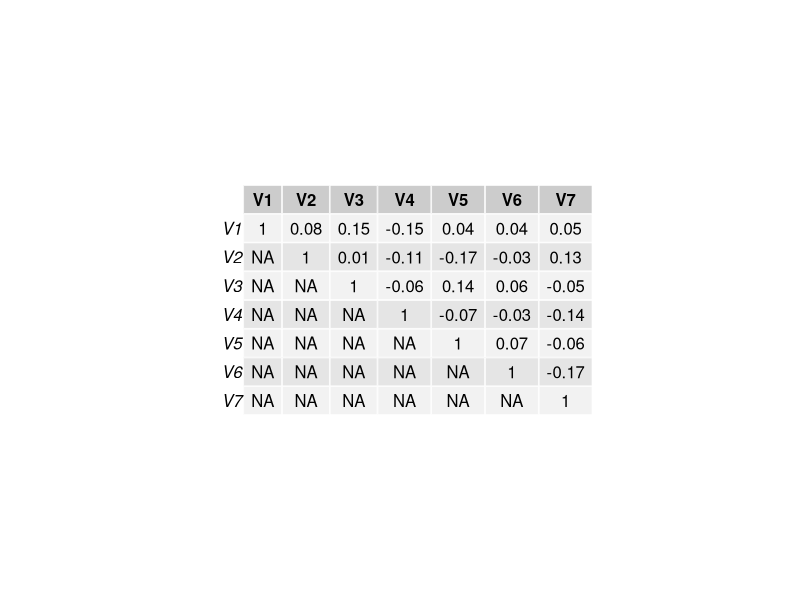

Recreate this plot in R.
#-------------------------------------------------------------------------
# Simulation Exercise 2 by DVM Bishop
# 20th March 2017; updated to include P-P plot 24 March 2018
# Simulating and saving a set of correlated variables
#-------------------------------------------------------------------------


#setwd('/Users/dorothybishop/Dropbox/BBSRC_STARS/Bishop')

# Remember! you will need to download these packages if they aren't already downloaded
library(MASS) #for mvrnorm function to make multivariate normal distributed vars
library(Hmisc) #for rcorr function: gives correlation matrix and p values
library(gridExtra) #for plotting output in a grid
library(grid) #https://cran.r-project.org/web/packages/gridExtra/vignettes/tableGrob.html


options(scipen=999) #disable scientific notation.

#-------------------------------------------------------------------------
# Specify parameters to create a correlation matrix
# We are going to simulate 7 variables (but you could change this number)
#-------------------------------------------------------------------------

nVar<-7 #number of simulated variables (arbitrary but useful for figure that will fit on screen)
myM<-0 # Mean score for all variables in the sample - we're using z scores for simplicity
myVar<-1 #Remember variance is SD^2. For z-scores, SD is 1, so variance is also 1
myN<-100 #set sample size per group (You can vary this to see the effect)
myCorr<-0 #correlation between variables
everyp<-vector() #initialise a vector to hold all the pvalues
# Rather than repeatedly running the script, we are going to make a 'for' loop
# This automatically runs the sections of script between { and } repeatedly mynSims times

mynSims <- 10 # Set number of simulated datasets
  # We'll start with simulating a single dataset, but then later update this number
sigpcounter=rep(0,mynSims) #initialising a vector that will count significant p values in each run
  
  # We're going to use the mvrnorm command which generates a multivariate normal distribution
  # It's similar to rnorm: you specify mean and variance for each variable
  # But you also need to specify how variables are intercorrelated
  # mvrnorm requires you to specify the covariance matrix
  # For simplicity, we'll work with zscores with mean 0 and SD 1
  # This means that the correlation and covariance are the same, and the variance and SD are the same
  
  myCov<-matrix(rep(myCorr,nVar*nVar),nrow=nVar) #rep(x,y) means generate y values of x
  # Look at myCov after running this line; you have 7 x 7 matrix with all entries equal to myCorr
  # Try just running a command like rep(3,9) - you get a vector
   # We need to turn the vector into a 2 x 2 matrix :the matrix command achieves that
  # 'Matrix' turns a vector into a nrow x ncol array: you need to specify n rows as above
  
  # We need to fix our matrix so that the diagonal values correspond to variance of each variable
  diag(myCov)<-rep(myVar,nVar) # now look at myCov again
  
  # NB for simplicity, we've made all intercorrelations the same, but you could hand craft your matrix
  # to have different correlations between different variables. 
  # Remembering that you can use square brackets to select particular rows and columns of an array,
  # how would you modify this matrix so that correlation between variables 1 and 2 was .1?
  # (Hint: not as simple as it looks: remember correlation matrix must be symmetric)
  
  #----------------------------------------------------------------------------------------
  for (i in 1:mynSims){ # 'for loop' command: runs loop mynSims times
    # Each time the code between { and } is run, the index, i, increases by one
    #N.B. if running code one line at a time, any line with { in it will 
    # not execute until a corresponding } has been found (or entered on console)
    
  #----------------------------------------------------------------------------------------
  # Generate a sample from a multivariate normal distribution with the specified correlation matrix
  #----------------------------------------------------------------------------------------
  
  mydata<-mvrnorm(n = myN, rep(myM,nVar), myCov)
  # You can look at mydata by clicking on its label in the Environment tab
  #----------------------------------------------------------------------------------------
  # Save your simulated data as tab-separated text
  #----------------------------------------------------------------------------------------
    write.table(mydata, "simulated_data.txt", sep="\t") 
  # The matrix you have created, mydata, is saved as a text file called 'simulated_data' 
  #  in your working directory
  # The final part of the command specifies it is saved as tab-separated text.
  # N.B. This command is included just so you can see how to save simulated data.
      # see http://www.statmethods.net/input/exportingdata.html
  # Once you understand how this works, it is a good idea to comment out the
  # write.table line because:
  # There's actually not much point in saving the data, except if you are unconfident in R
  # and are interested in analysing simulated data in another statistical package.
  # (You can import this saved file into SPSS or Excel).
  # But in general, it makes sense to analyse your simulated data in R.
  # Note too that the data is always saved with the same name, so each time you run through the loop
  # it overwrites the previous version.
  # Also, you would seldom be interested in a single run of a simulation: 
  # Rather, you would repeat the simulation many times to look at the pattern 
  # of results - but if you overwrite the saved data each time, 
  # you just slow up the simulation and eat up memory
  #----------------------------------------------------------------------------------------
  # Now look at actual correlation matrix for this sample
  #----------------------------------------------------------------------------------------
    myresult<-rcorr(mydata) #produces correlation matrix and then corresponding p values
  
  myr <-myresult$r # correlation matrix
  myp <- myresult$P # p-values matrix
  
  colnames(myr)<-paste(rep("V",ncol(myr)),c(1:ncol(myr)),sep="") 
  #this is a clever way to assign sequential column names, V1, V2, ....etc .
  rownames(myr)<-colnames(myr)
  #----------------------------------------------------------------------------------------
  # You can look at the correlations by just typing myr at the console.
  # Are the correlations the same as you specified in myCorr?
  # If not, why not?
  #----------------------------------------------------------------------------------------
  
  myr[lower.tri(myr)] <- NA # lower triangle is mirror image of upper, so we ignore by making values NA
  
  myrf<-round(myr,digits=2) #get rid of extraneous digits
  #dev.off() #clear previous figures
  #grid.table(myrf) # Grid.table is a simple way to produce nicely formatted output - but this does not
  #highlight significant values of r - for that we need to get a bit more fancy
  
  #I had no idea how to do that, so I searched Google and found a script I could modify
  # https://cran.r-project.org/web/packages/gridExtra/vignettes/tableGrob.html
  # N.B. this won't change how myr or myrf displays on the console, but it allows you
  # to display conditionally formatted values in the Plots window
  
  # If you are new to R, this bit of script is fairly daunting: don't worry if you
  # can't follow it all
  #----------------------------------------------------------------------------------------
  # Set up visual display of grid: we'll use this just to look at the last simulation
  #----------------------------------------------------------------------------------------
    if (i==mynSims){  
    #If the number of simulations is less than i, everything between { and } is ignored
    g <- tableGrob(myrf) #creates an object specifying the details of the table; 
     # This doesn't display anything, but we can use g when manipulating the format
  
  #----------------------------------------------------------------------------------------
  # find_cell is a function defined within the program - taken from website for tableGrob
  # Functions are a bit complicated and you don't need to understand this now
  # So just include this block of code and don't try to unpack it.
  #----------------------------------------------------------------------------------------
    find_cell <- function(table, row, col){ 
    l <- table$layout
    which(l$t==row & l$l==col )
    } #end of function definition
  } #end of section defined by 'if' statement above
 
  #----------------------------------------------------------------------------------------
 #  Loop through each row and each column of matrix looking for pvalues < .05
  #----------------------------------------------------------------------------------------
  
  for (j in 1:(nVar-1)){ #looping through each row
    for (k in (j+1):nVar){ #and each column in upper triangle of matrix
      everyp<-c(everyp,myp[j,k])
      if(myp[j,k]<.05){ # looking for p values < .05
        
        if (i==mynSims){ #Again, we only do the next bit for final simulation
        ind2 <- find_cell(g, j+1, k+1) #add 1 to row and col to allow for col/row labels
        g$grobs[ind2][[1]][["gp"]] <- gpar(fill="red", col = "red", lwd=5)
        #marking this cell to be shown in red 
        } #end of 'if' statement re mynSims
        
     sigpcounter[i]<-sigpcounter[i]+1 #increment the significant p counter for this run of the simulation 
      } # end of 'if' statement re pvalues
    } # next k
  } # next j
  # We've now found all the significant p-values for this run
  if (i==mynSims){
   grid.draw(g) # show correlation matrix with significant r shown in red
    # if running many simulations, just do this for the last one
  }
} # end of loop that is iterated for each simulation. All simulations completed!
  
  # sigpcounter gives N p-values < .05 for each run 
  
  #You can then compute the proportion of 'significant' correlations in the whole set of runs
 if (mynSims>1){
   nCorrs<- sum(seq(1:(nVar-1))) #with 7 variables, N correlations is 1+2+3+4+5+6 = 21
  allCorrs <-nCorrs*mynSims # across all runs we have 21 correlations for each simulation
  overallp <- sum(sigpcounter)/allCorrs
  #hist(sigpcounter) #uncomment this to draw histogram showing N sig pvalues in all runs
  myoverview<-paste('Overall proportion of p < .05 is ',overallp)
 }
  print(myoverview)
  # What do you expect to see for overallp if myCorr = 0?
  # What would you expect if myCorr = .3?
  # Would the sample size make any difference?
  # Would changing myM make any difference?
  # Try modifying the script by changing values of these parameters to get a feel for how
  # p-values are affected 
  
  
  #--------------------------------------------------------------------------------
  # A P-P plot will show whether distribution of p-values departs from null expectation
  #--------------------------------------------------------------------------------
  ppplot<-0 #Change this to 1 if you want to see the pp plot
  if (ppplot==1){
  everyp<-sort(everyp)
  np<-length(everyp)-1
  pexp<-seq(0,1,1/np)
  plot(pexp,everyp,cex=.5,ylab='Observed p-values',xlab='Expected p under null',main='P-P plot')
  lines(pexp,pexp) #expected distribution of p-values under null
  abline(h=.05,lty=2,col='red') #cutoff for p = .05
  pbit<-paste0(round(overallp*100,0),'% p-values < .05')
  text(.3,.7,pbit)
  text(.3,.9,paste('True r =',round(myCorr,3)))
  text(.3,.8,paste('N = ',myN))
  }
  
  #--------------------------------------------------------------------------------
  
  # This exercise should illustrate two things:
  # a) With a small sample, p-values are often nonsignificant even if the true correlation is quite large
  # Thus you can miss an important effect - make a type II error - because of low power
  # We will cover power later in the week
  
  # b) When you have several variables to look at, it is easy to find false positive 'significant' correlations.
 
  # Many scientists, seeing one large correlation in a matrix of null results, would
  # try to interpret it, but it is important to appreciate it might be a false positive.
  
  # One form of p-hacking is when the scientist trawls through a set of data looking for
  # 'significant' values, and then drops the non-significant findings  
  # and only reports those variables that have a significant association.
  
  # There are two ways of avoiding the errors introduced by p-hacking:
  # 1. Adjust the critical p-value to take into account the number of comparisons
  # 2. Explore data to generate a hypothesis about a correlation, but then test that hypothesis in a new sample
  
  # N.B. This program is NOT an example of good programming! It is written
  # to make it easy to understand if you run it line by line, but it is
  # very inefficient.
  # Anyone who would like a challenge could try improving it by using
  # functions to do the work inside the loops
  
  # This work is licensed under a Creative Commons Attribution-NonCommercial-ShareAlike 4.0 International License. https://creativecommons.org/licenses/by-nc-sa/4.0/

  
